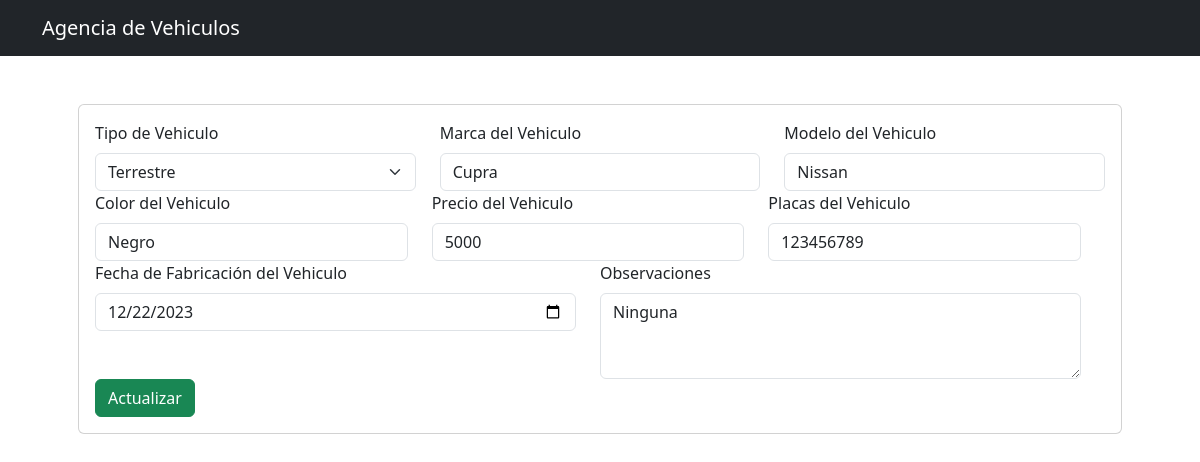
Screenshot of /editavehiculo.php?id=1 with the database file from the repository.
### tables this page shows
CREATE TABLE `vehiculos` (
  `id` int(10) NOT NULL AUTO_INCREMENT,
  `tipo_vehiculo` varchar(255) NOT NULL,
  `marca` varchar(255) NOT NULL,
  `modelo` varchar(255) NOT NULL,
  `color` varchar(255) NOT NULL,
  `precio` int(10) NOT NULL,
  `placas` varchar(255) NOT NULL,
  `fecha_fabricacion` varchar(10) NOT NULL,
  `observaciones` varchar(255) NOT NULL,
  PRIMARY KEY (`id`)
);

### editavehiculo.php (the view, shortened to what this page needs)
<?php
    include("db.php");
    if(isset($_GET['id'])){
        $id = $_GET['id'];
        $query = "SELECT * FROM vehiculos WHERE id = $id";
        $result = mysqli_query($conn, $query);
        if(mysqli_num_rows($result) == 1 ) {
            $row = mysqli_fetch_array($result);
            $tipo_vehiculo = $row['tipo_vehiculo'];
            $marca = $row['marca'];
            $modelo = $row['modelo'];
            $color = $row['color'];
            $precio = $row['precio'];
            $placas = $row['placas'];
            $fecha_fabricacion = $row['fecha_fabricacion'];
            $observaciones = $row['observaciones'];
        }
    }
?>
<?php include("includes/header.php") ?>
<div class="container p-5">
    <div class="col-md-14">
        <div class="card card-body">
            <form action="editavehiculo.php?id=<?php echo $_GET['id']; ?>" method="POST">
                <div class="row">
                    <div class="col">
                        <label for="exampleInputEmail1" class="form-label">Tipo de Vehiculo</label>
                        <select class="form-select" aria-label="Default select example" name="tipo_vehiculo">
                            <option selected><?php echo $tipo_vehiculo; ?></option>
                        </select>
                    </div>
                    <div class="col">
                        <label for="exampleInputEmail1" class="form-label">Marca del Vehiculo</label>
                        <input type="text" class="form-control" name="marca"
                            placeholder="Actualiza la Marca del Vehiculo" aria-label="First name"
                            value="<?php echo $marca; ?>">
                    </div>
                    <div class="col">
                        <label for="exampleInputEmail1" class="form-label">Modelo del Vehiculo</label>
                        <input type="text" class="form-control" name="modelo"
                            placeholder="Actualiza el Modelo del Vehiculo" aria-label="Last name"
                            value="<?php echo $modelo; ?>">
                    </div>
                    <div class="row">
                        <div class="col">
                            <label for="exampleInputEmail1" class="form-label">Color del Vehiculo</label>
                            <input type="text" class="form-control" name="color"
                                placeholder="Actualiza el Color del Vehiculo" aria-label="Last name"
                                value="<?php echo $color; ?>">
                        </div>
                        <div class="col">
                            <label for="exampleInputEmail1" class="form-label">Precio del Vehiculo</label>
                            <input type="text" class="form-control" name="precio"
                                placeholder="Actualiza el Precio del Vehiculo" aria-label="Last name"
                                value="<?php echo $precio; ?>">
                        </div>
                        <div class="col">
                            <label for="exampleInputEmail1" class="form-label">Placas del Vehiculo</label>
                            <input type="text" class="form-control" name="placas"
                                placeholder="Actualiza las Placas del Vehiculo" aria-label="Last name"
                                value="<?php echo $placas; ?>">
                        </div>
                    </div>
                    <div class="row">
                        <div class="col">
                            <label for="exampleInputEmail1" class="form-label">Fecha de Fabricación del Vehiculo</label>
                            <input type="date" class="form-control" name="fecha_fabricacion" aria-label="Last name"
                                value="<?php echo $fecha_fabricacion; ?>">
                        </div>
                        <div class="col">
                            <label for="exampleInputEmail1" class="form-label">Observaciones</label>
                            <textarea class="form-control" name="observaciones" id="exampleFormControlTextarea1"
                                rows="3"
                                placeholder="Actualiza las Observaciones......"><?php echo $observaciones; ?></textarea>
                        </div>
                    </div>
                    <div class="row">
                        <div class="col">
                            <button class="btn btn-success" name="update">Actualizar</button>
                        </div>
                    </div>
                </div>
            </form>
        </div>
    </div>
</div>

### rows the page displays
vehiculos: tipo_vehiculo "Terrestre", marca "Cupra", modelo "Nissan", color "Negro", precio "5000", placas "123456789", fecha_fabricacion "12/22/2023", observaciones "Ninguna"
